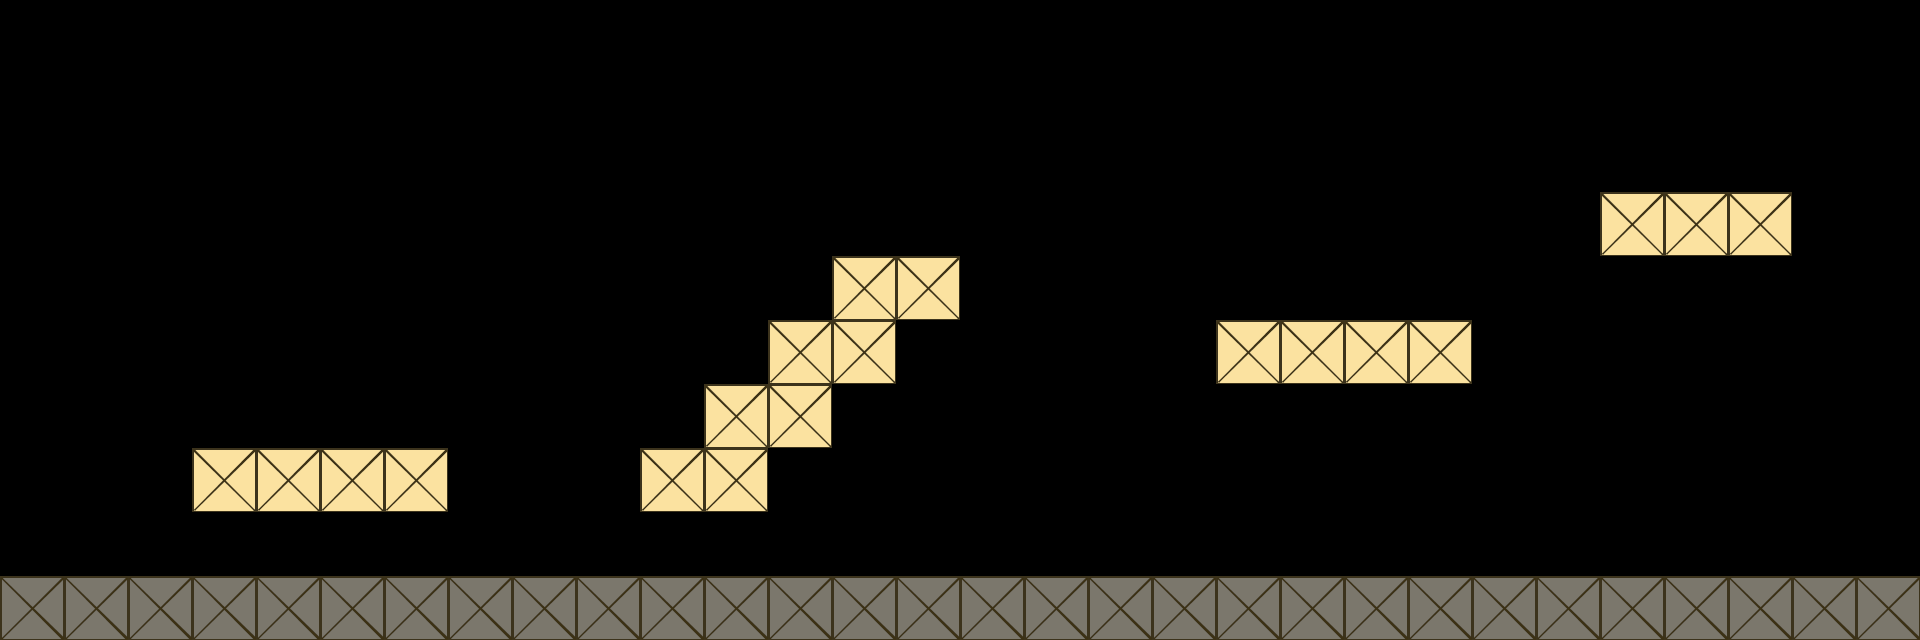

Below is a game level as drawn by its tile map, then a one-line description and the .tmx that defines it (tile-layer data replaced by summaries):
An orthogonal 30x10 tile map with 64x64 px tiles, 1 tile layer (Tile Layer 1) and 15 objects (2x enemy, player, safe, movingplatformside, movingplatformup).

<map version="1.8" tiledversion="1.8.4" orientation="orthogonal" renderorder="right-down" width="30" height="10" tilewidth="64" tileheight="64" infinite="0" nextlayerid="4" nextobjectid="49">
 <tileset firstgid="1" source="tiles.tsx" />
 <layer id="1" name="Tile Layer 1" width="30" height="10">
  <data>[300 cells, 54 non-empty, 4 distinct tile ids]</data>
 </layer>
 <objectgroup id="3" name="Objects">
  <object id="1" x="192" y="512">
   <polygon points="0,0 256,0 256,-64 0,-64" />
  </object>
  <object id="3" x="640" y="448">
   <polygon points="0,0 0,64 128,64 128,0" />
  </object>
  <object id="4" x="704" y="384">
   <polygon points="0,0 0,64 128,64 128,0" />
  </object>
  <object id="5" x="768" y="320">
   <polygon points="0,0 0,64 128,64 128,0" />
  </object>
  <object id="6" x="833.165" y="258.916">
   <polygon points="0,0 -1.16542,61.084 126.835,61.084 126.835,-2.91598" />
  </object>
  <object id="7" x="0" y="576" visible="0">
   <polygon points="0,0 0,64 1280,64 1280,0" />
  </object>
  <object id="9" name="player" x="850" y="0" width="62" height="62" />
  <object id="16" name="enemy" x="256.077" y="319.802" width="60.1841" height="60.1841" />
  <object id="17" name="enemy" x="1090.39" y="449.611" width="61.3642" height="125.089" />
  <object id="16" x="1280" y="640">
   <polygon points="0,0 640,0 640,-64 0,-64" />
  </object>
  <object id="17" x="1472" y="384">
   <polygon points="0,0 0,-64 -256,-64 -256,0" />
  </object>
  <object id="39" x="1599.01" y="189.993">
   <polygon points="0,0 1.18008,63.7243 191.173,63.7243 191.173,3.54024" />
  </object>
  <object id="42" name="safe" x="1728.82" y="129.809" width="61.3642" height="62.5443" />
  <object id="43" name="movingplatformside" x="800" y="128.629" width="191.173" height="62.5443" />
  <object id="44" name="movingplatformup" x="1400" y="3.54024" width="191.173" height="60.1841" />
 </objectgroup>
</map>